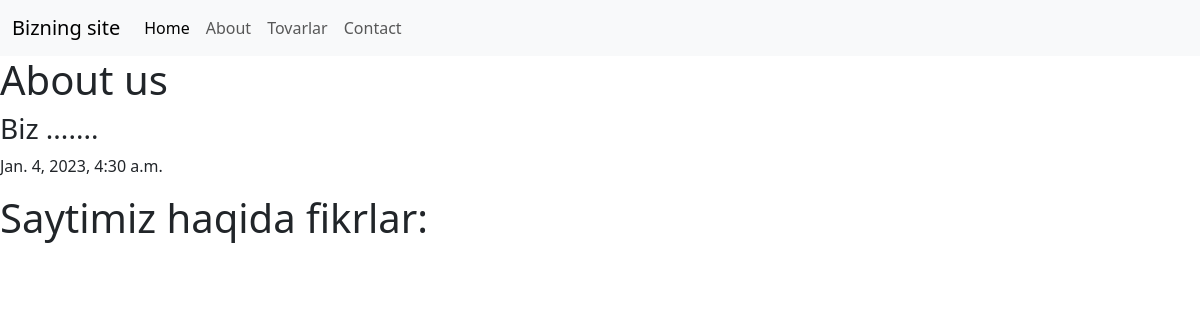
The app's page /about, older data.
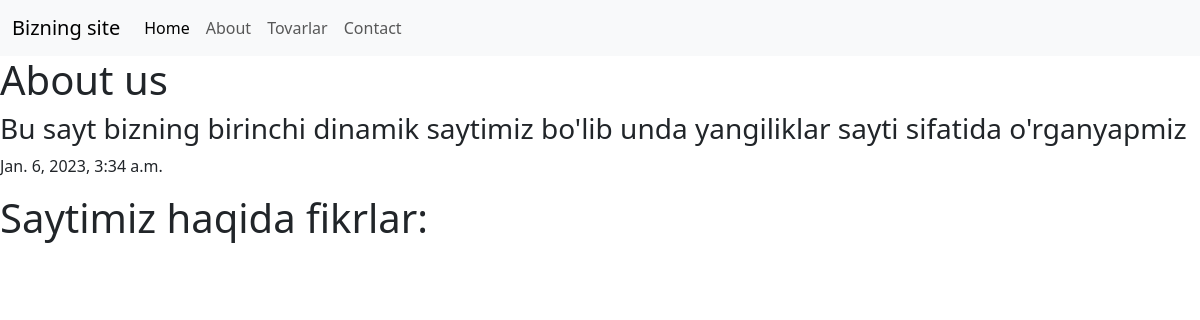
The same page, newer data.
### main/models.py (models this page shows, shortened)
class Info(models.Model):
    title = models.CharField(max_length=100)
    info = models.TextField()
    created_at = models.DateTimeField(auto_now=True)
    class Meta:
        verbose_name = 'info'
        verbose_name_plural = 'Infos'

### main/views.py (the view)
# urls.py: path('about', about, name='about'), #  127.0.0.1:8000/about
def about(request):
    infos = Info.objects.all()
    fikrlar = Fikr.objects.all()
    context = {
        'info': infos,
        'fikrlar': fikrlar
    }
    return render(request, 'main/about.html', context)

### main/templates/main/about.html (shortened to what this page needs)
{% extends 'main/base.html' %}
{% block body %}
<h1>{{info.0.title}}</h1>
<h3>{{info.0.info}}</h3>
<p>{{info.0.created_at}}</p>
<h1>Saytimiz haqida fikrlar: </h1>
{% endblock %}

Row changes from the older to the newer data that the page shows:
changed Info "About us": info "Biz ......." → "Bu sayt bizning birinchi dinamik saytimiz bo'lib unda yangiliklar sayti sifatida o'rganyapmiz"; created_at "Jan. 4, 2023, 4:30 a.m." → "Jan. 6, 2023, 3:34 a.m."
